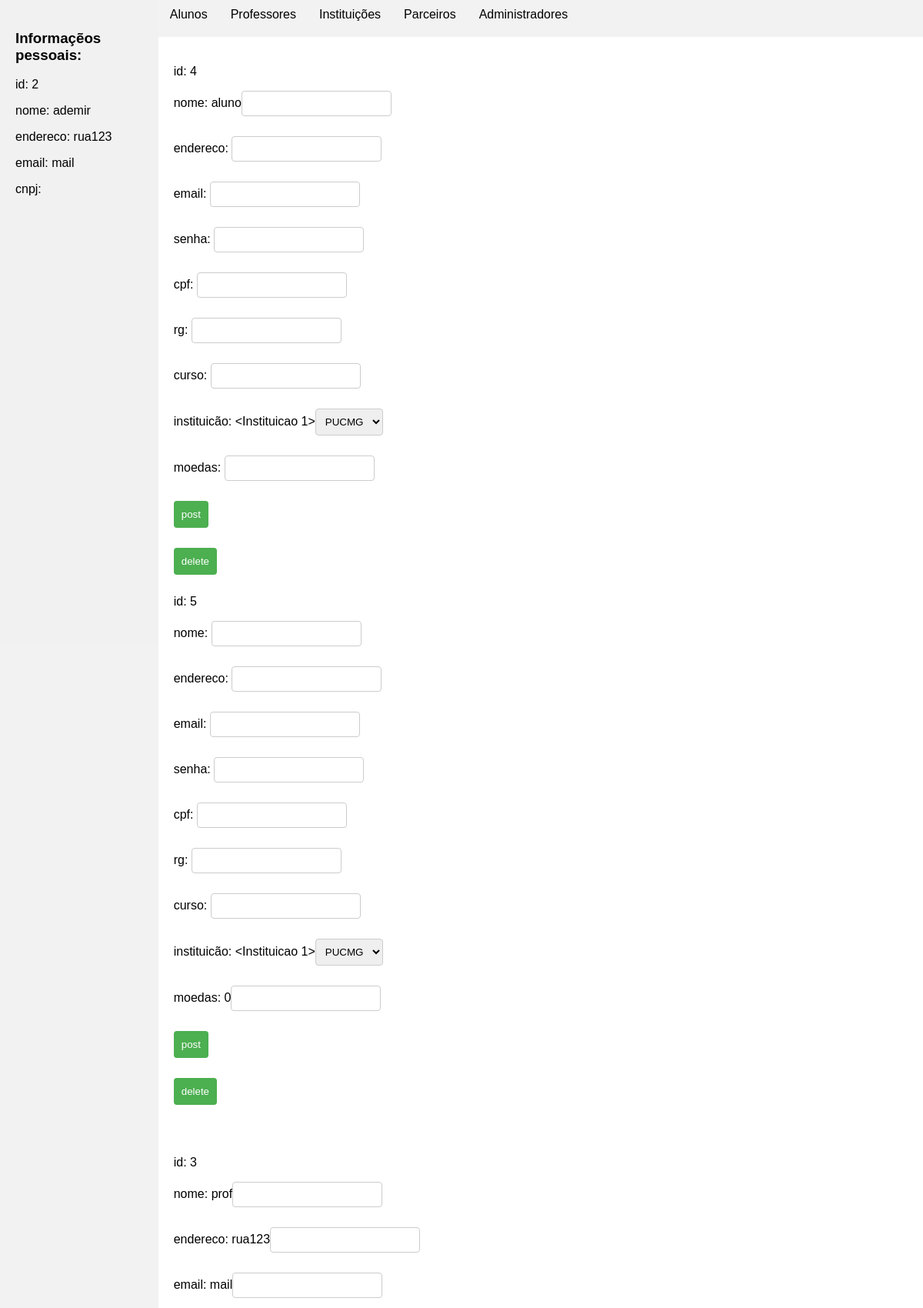
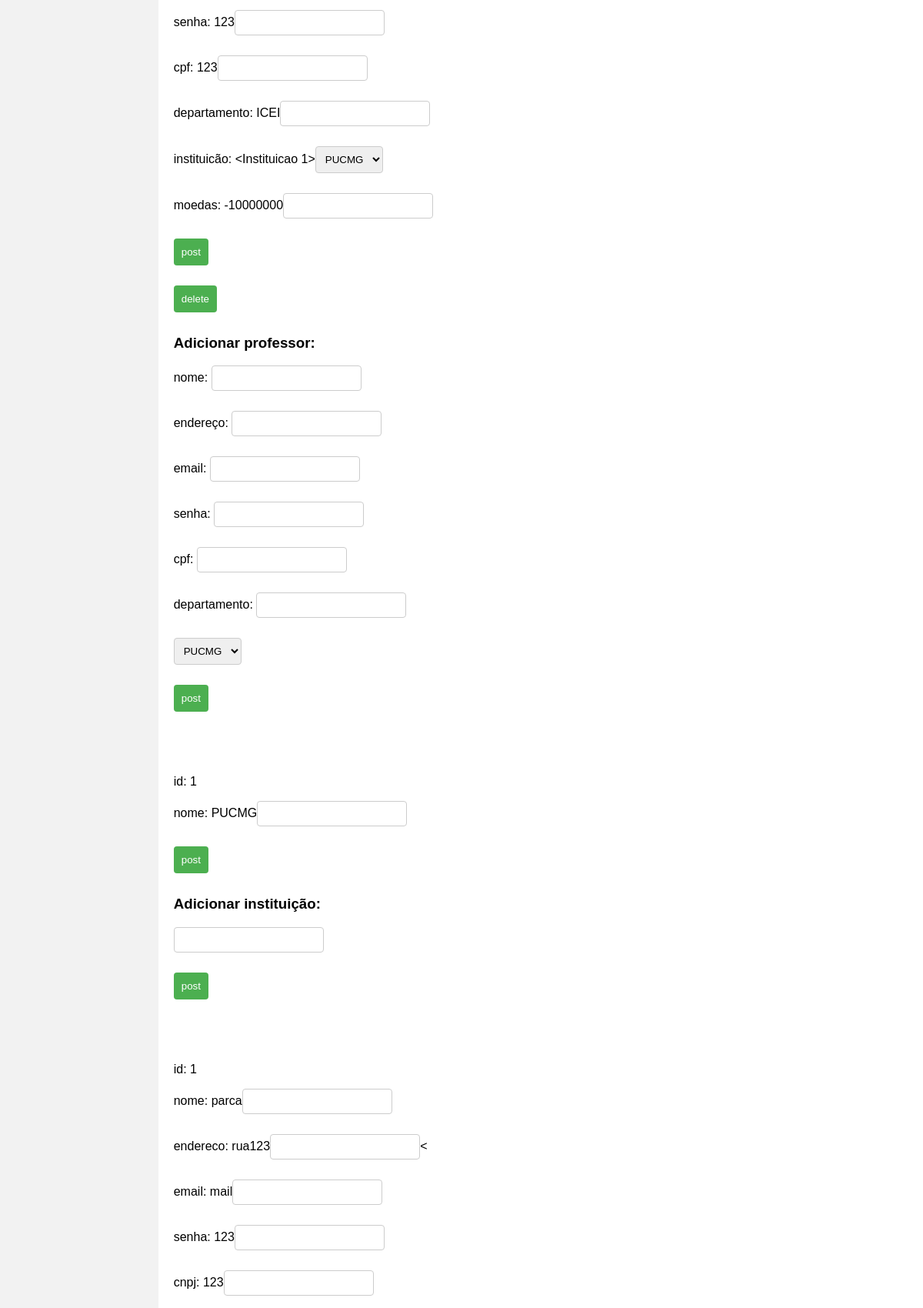
The page /administrador/2 (upper part) on the database its author committed (2 pictures, top to bottom).
### model.py (models this page shows)
class Usuario(db.Model):
    id = db.Column(db.Integer, primary_key=True)
    nome = db.Column(db.String(100))
    endereco = db.Column(db.String(150))
    email = db.Column(db.String(50))
    senha = db.Column(db.String(40))
    tipo = db.Column(db.String(20))
    transacoes = db.relationship("Transacao", foreign_keys="[Transacao.origem, Transacao.destino]", backref="usuario", primaryjoin="Usuario.id == Transacao.origem")

class Aluno(Usuario):
    id_aluno = db.Column(db.Integer, db.ForeignKey('usuario.id'), primary_key=True)
    cpf = db.Column(db.Integer)
    rg = db.Column(db.Integer)
    curso = db.Column(db.String(40))
    moedas = db.Column(db.Integer)
    id_instituicao = db.Column(db.Integer, db.ForeignKey('instituicao.id_instituicao'))

class Professor(Usuario):
    id_professor = db.Column(db.Integer, db.ForeignKey('usuario.id'), primary_key=True)
    cpf = db.Column(db.Integer)
    departamento = db.Column(db.String(40))
    moedas = db.Column(db.Integer)
    id_instituicao = db.Column(db.Integer, db.ForeignKey('instituicao.id_instituicao'))

class Instituicao(db.Model):
    id = db.Column("id_instituicao", db.Integer, primary_key=True)
    nome = db.Column(db.String(40))
    professores = db.relationship("Professor", backref="instituicao")
    alunos = db.relationship("Aluno", backref="instituicao")

class Parceiro(Usuario):
    id_parceiro = db.Column(db.Integer, db.ForeignKey('usuario.id'), primary_key=True)
    cnpj = db.Column(db.Integer)
    produtos = db.relationship("Produto", backref="parceiro", lazy=True)#um parceiro tem vários produtos

### routes.py (the view)
@app.route("/administrador/<int:u>", methods=["POTS", "GET"])
def administrador(u):
    adm = db.session.get(Administrador, u)
    adms = Administrador.query.all()
    parca = Parceiro.query.all()
    prof = Professor.query.all()
    inst = Instituicao.query.all()
    aluno = Aluno.query.all()
    return render_template("administrador.html", adm=adm, adms=adms, parca=parca, prof=prof, inst=inst, aluno=aluno)

### templates/administrador.html (shortened to what this page needs)
<!DOCTYPE html>
<html lang="en">
<head>
    <link rel="stylesheet" href="{{ url_for('static', filename='shared.css') }}">
    <link rel="stylesheet" href="{{ url_for('static', filename='pages.css') }}">
</head>
<body>
    <div class="container">
        <div class="sidebar">
            <h3>Informaçẽos pessoais: </h3>
            <p>id: {{ adm.id }}</p>
            <p>nome: {{ adm.nome }}</p>
            <p>endereco: {{ adm.endereco }}</p>
            <p>email: {{ adm.email }}</p>
            <p>cnpj: {{ adm.cnpj}}</p>
        </div>
        <div class="tabs">
            <div class="tab-list">
                <li class="tablinks" onclick="openTab(event, 'alunos')">Alunos</li>
                <li class="tablinks" onclick="openTab(event, 'professores')">Professores</li>
                <li class="tablinks" onclick="openTab(event, 'instituicoes')">Instituições</li>
                <li class="tablinks" onclick="openTab(event, 'parceiros')">Parceiros</li>
                <li class="tablinks" onclick="openTab(event, 'administradores')">Administradores</li>
            </div>
            <div class="tab-content">
                <div id="alunos" class="tabcontent">
                    {% for al in aluno %}
                        <form action="/administrador/{{ adm.id }}/aluno/{{ al.id }}" method="POST">
                            <p>id: {{ al.id }}</p>
                            <p>nome: {{ al.nome }}<input type="text" name="nome"></p>
                            <p>endereco: {{ al.endereco }}<input type="text" name="endereco"></p>
                            <p>email: {{ al.email }}<input type="text" name="email"></p>
                            <p>senha: {{ al.senha }}<input type="text" name="senha"></p>
                            <p>cpf: {{ al.cpf}}<input type="number" name="cpf"></p>
                            <p>rg: {{ al.rg }}<input type="number" name="rg"></p>
                            <p>curso: {{ al.curso }}<input type="text" name="curso"></p>
                            <P>instituicão: {{ al.instituicao }}<select name="instituicao">
                                {% for i in inst %}
                                    <option value="{{ i.id }}">{{ i.nome }}</option>
                                {% endfor %}
                            </select></P>
                            <p>moedas: {{ al.moedas }}<input type="number" name="moedas"></p>
                            <p><input type="submit" value="post"></p>
                        </form>
                        <form action="/administrador/{{ adm.id }}/rm/aluno/{{ al.id }}" method="REMOVE">
                            <input type="submit" value="delete">
                        </form>
                    {% endfor %}
                </div>
            </div>
            <div class="tab-content">
                <div id="professores" class="tabcontent">
                    {% for pr in prof %}
                        <form action="/administrador/{{ adm.id }}/prof/{{ pr.id }}" method="POST">
                            <p>id: {{ pr.id }}</p>
                            <p>nome: {{ pr.nome }}<input type="text" name="nome"></p>
                            <p>endereco: {{ pr.endereco }}<input type="text" name="endereco"></p>
                            <p>email: {{ pr.email }}<input type="text" name="email"></p>
                            <p>senha: {{ pr.senha }}<input type="text" name="senha"></p>
                            <p>cpf: {{ pr.cpf}}<input type="number" name="cpf"></p>
                            <p>departamento: {{ pr.departamento }}<input type="text" name="departamento"></p>
                            <P>instituicão: {{ pr.instituicao }}<select name="instituicao">
                                {% for i in inst %}
                                    <option value="{{ i.id }}">{{ i.nome }}</option>
                                {% endfor %}
                            </select></P>
                            <p>moedas: {{ pr.moedas }}<input type="number" name="moedas"></p>
                            <p><input type="submit" value="post"></p>
                        </form>
                        <form action="/administrador/{{ adm.id }}/rm/prof/{{ pr.id }}" method="REMOVE">
                            <input type="submit" value="delete">
                        </form>
                    {% endfor %}
                    <h3>Adicionar professor: </h3>
                    <form action="/administrador/{{ adm.id }}/prof" method="POST">
                        <p>nome: <input type="text" name="nome"></p>
                        <p>endereço: <input type="text" name="endereco"></p>
                        <p>email: <input type="text" name="email"></p>
                        <p>senha: <input type="text" name="senha"></p>
                        <p>cpf: <input type="number" name="cpf"></p>
                        <p>departamento: <input type="text" name="departamento"></p>
                        <P><select name="instituicao">
                            {% for i in inst %}
                                <option value="{{ i.id }}">{{ i.nome }}</option>
                            {% endfor %}
                        </select></P>
                        <p><input type="submit" value="post"></p>
                    </form>
                </div>
            </div>
            <div class="tab-content">
                <div id="instituicoes" class="tabcontent">
                    {% for ins in inst %}
                        <form action="/administrador/{{ adm.id }}/inst/{{ ins.id }}" method="POST">
                            <p>id: {{ ins.id }}</p>
                            <p>nome: {{ ins.nome }}<input type="text" name="nome"></p>
                            <p><input type="submit" value="post"></p>
                        </form>
                    {% endfor %}
                    <h3>Adicionar instituição: </h3>
                    <form action="/administrador/{{ adm.id }}/inst" method="POST">
                        <p><input type="text" name="nome"></p>
                        <p><input type="submit" value="post"></p>
                    </form>
                </div>
            </div>
            <div class="tab-content">
                <div id="parceiros" class="tabcontent">
                    {% for par in parca %}
                        <form action="/administrador/{{ adm.id }}/parc/{{ par.id }}" method="POST">
                            <p>id: {{ par.id }}</p>
                            <p>nome: {{ par.nome }}<input type="text" name="nome"></p>
                            <p>endereco: {{ par.endereco }}<input type="text" name="endereco"><</p>
                            <p>email: {{ par.email }}<input type="text" name="email"></p>
                            <p>senha: {{ par.senha }}<input type="text" name="senha"></p>
                            <p>cnpj: {{ par.cnpj}}<input type="text" name="cnpj"></p>
                        </form>
                    {% endfor %}
                </div>
            </div>
        </div>
    </div>
</body>
</html>

### static/shared.css (style rules this page uses)
body { font-family: Arial, sans-serif; background-color: #f2f2f2; margin: 0; padding: 0; }
input, select { padding: 8px; margin-bottom: 10px; border: 1px solid #ccc; border-radius: 4px; }
input[type="submit"] { background-color: #4CAF50; color: white; border: none; padding: 10px; border-radius: 4px; cursor: pointer; }

### static/pages.css (style rules this page uses)
.container { display:flex; }
.sidebar { width: 200px; height: 100vh; background-color: #f1f1f1; padding: 20px; position: sticky; }
li { margin-bottom: 10px; }
.tabs { width: 100%; }
.tab-list { display: flex; list-style-type: none; padding: 0; margin: 0; }
.tab-list li { cursor: pointer; padding: 10px 15px; }
.tab-content { padding: 20px; background-color: #fff; }

### rows shown on the page
Usuario: id "2", nome "ademir", endereco "rua123", email "mail"
Aluno: id "4", nome "aluno", instituicao "<Instituicao 1>"
Aluno: id "5", instituicao "<Instituicao 1>", moedas "0"
Professor: id "3", nome "prof", endereco "rua123", email "mail", senha "123", cpf "123", departamento "ICEI", instituicao "<Instituicao 1>", moedas "-10000000"
Instituicao: id "1", nome "PUCMG"
Parceiro: id "1", nome "parca", endereco "rua123", email "mail", senha "123", cnpj "123"

### other values the page prints
form field instituicao "PUCMG"
